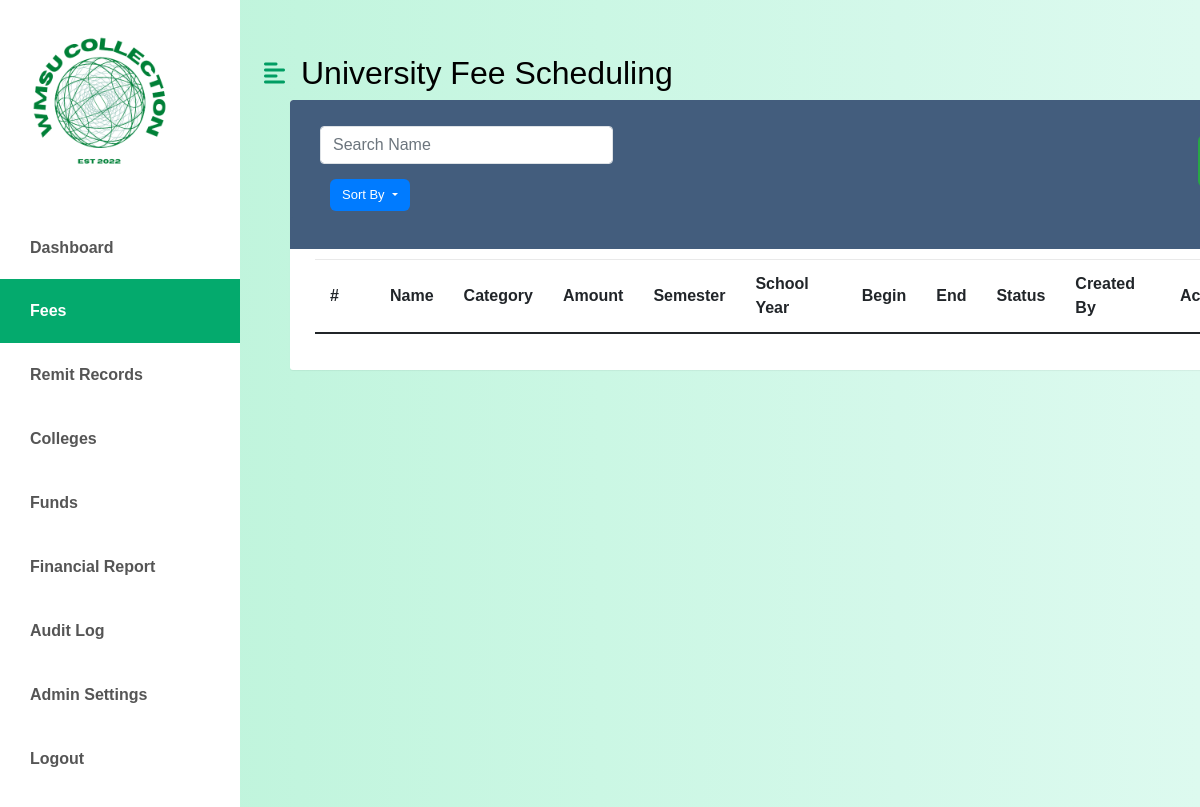
Before: /university/universitysched.php (signed in) with the older database file.
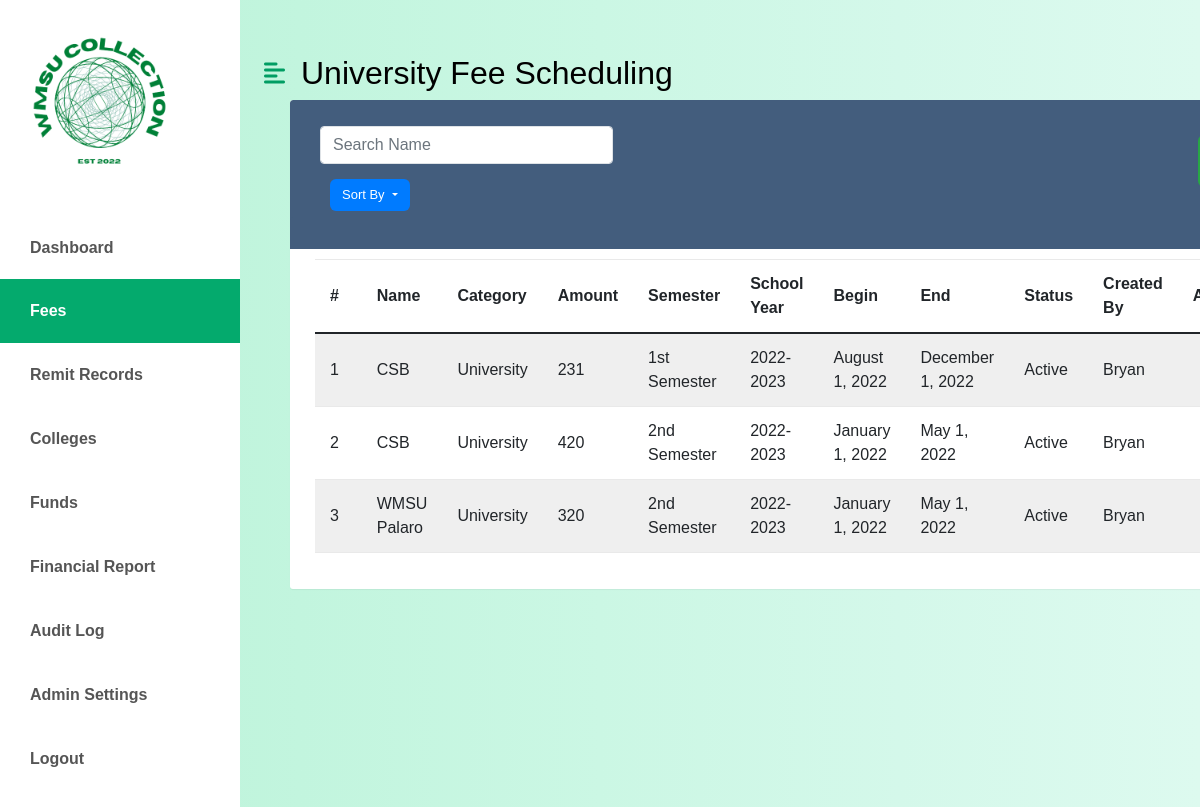
After: the same page with the newer database file.
### tables this page shows
CREATE TABLE `university_fee_schedule` (
  `id` int(11) NOT NULL,
  `university_fee_id` int(11) NOT NULL,
  `academic_year_id` int(11) NOT NULL,
  `semester_id` int(11) NOT NULL,
  `university_start_date` date NOT NULL,
  `university_end_date` date NOT NULL,
  `university_amount` int(11) NOT NULL,
  `is_active` tinyint(1) NOT NULL DEFAULT 1,
  `created_at` timestamp NOT NULL DEFAULT current_timestamp(),
  `updated_at` timestamp NOT NULL DEFAULT current_timestamp() ON UPDATE current_timestamp(),
  `created_by` varchar(50) DEFAULT NULL
);

CREATE TABLE `university_fee` (
  `id` int(11) NOT NULL,
  `university_fee_type` varchar(12) NOT NULL DEFAULT 'University',
  `university_name` varchar(50) NOT NULL,
  `created_by` varchar(50) NOT NULL,
  `created_at` timestamp NOT NULL DEFAULT current_timestamp(),
  `updated_at` timestamp NOT NULL DEFAULT current_timestamp() ON UPDATE current_timestamp()
);

CREATE TABLE `semesters` (
  `id` int(11) NOT NULL,
  `semester_name` varchar(20) NOT NULL,
  `semester_duration` int(11) NOT NULL,
  `is_active` tinyint(1) NOT NULL DEFAULT 1,
  `created_at` timestamp NOT NULL DEFAULT current_timestamp(),
  `updated_at` timestamp NOT NULL DEFAULT current_timestamp() ON UPDATE current_timestamp()
);

CREATE TABLE `academic_year` (
  `id` int(11) NOT NULL,
  `academic_name` varchar(50) NOT NULL,
  `academic_start_date` date NOT NULL,
  `academic_end_date` date NOT NULL,
  `is_active` tinyint(1) NOT NULL DEFAULT 1,
  `created_at` timestamp NOT NULL DEFAULT current_timestamp(),
  `updated_at` timestamp NOT NULL DEFAULT current_timestamp() ON UPDATE current_timestamp()
);

### classes/universityfeeSched.class.php (called while the page is built, shortened)
<?php
require_once 'database.class.php';
class UniversityFeeSched {
    protected $db;
    function __construct() {
        $this->db = new Database();
    }
    function showAllDetails() {
        $sql = "SELECT ufs.id, ufs.university_start_date, ufs.university_amount, ufs.university_end_date, ufs.created_by, ufs.is_active, uf.university_name, uf.university_fee_type, s.semester_name, sy.academic_name                FROM university_fee_schedule ufs
                JOIN university_fee uf ON ufs.university_fee_id = uf.id
                JOIN semesters s ON ufs.semester_id = s.id
                JOIN academic_year sy ON ufs.academic_year_id = sy.id";
        $stmt = $this->db->connect()->prepare($sql);
        $stmt->execute();
        return $stmt->fetchAll(PDO::FETCH_ASSOC);
    }
}
?>

### classes/database.class.php (called while the page is built)
<?php
class Database {
    private $host = 'localhost';
    private $username = 'root';
    private $password = '';
    private $database = 'wmsu';
    protected $connection;
    public function connect() {
        try {
            $dsn = "mysql:host=$this->host;dbname=$this->database;charset=utf8mb4";
            $options = [
                PDO::ATTR_ERRMODE => PDO::ERRMODE_EXCEPTION,
                PDO::ATTR_DEFAULT_FETCH_MODE => PDO::FETCH_ASSOC,
                PDO::ATTR_EMULATE_PREPARES => false,
            ];
            $this->connection = new PDO($dsn, $this->username, $this->password, $options);
        } catch (PDOException $e) {
            echo "Connection error: " . $e->getMessage();
            die();
        }
        return $this->connection;
    }
}
?>

### university/universitysched.php (the view, shortened to what this page needs)
<?php
	require_once '../classes/database.class.php';
	require_once '../classes/universityfeeSched.class.php';
?>
<!doctype html>
<html lang="en" class="no-js">
  <html>
    <head>
    <link href="https://cdn.jsdelivr.net/npm/bootstrap@5.0.0-beta3/dist/css/bootstrap.min.css" rel="stylesheet" />
    <link rel="stylesheet" href="https://cdnjs.cloudflare.com/ajax/libs/font-awesome/5.15.3/css/all.min.css" />
	<link rel="stylesheet" href="https://stackpath.bootstrapcdn.com/bootstrap/4.5.0/css/bootstrap.min.css">
	<link rel="stylesheet" href="https://maxcdn.bootstrapcdn.com/font-awesome/4.7.0/css/font-awesome.min.css">
    <link rel="stylesheet" href="../css/fees.css" />
    </head>
      <body>
      <div class="d-flex" id="wrapper">
        <div class="bg-white" id="sidebar-wrapper">
            <img src="../images/logo.jpg" width ="200" alt="CCS COLLECTION FEE">
			<div class="list-group list-group-flush my-3">
                <a href="../admin/dashboard-main.php" class="list-group-item list-group-item-action bg-hover first-text fw-bold">Dashboard</a>
                <a href="../fees/fees.php" class="list-group-item list-group-item-action bg-hover first-text fw-bold active">Fees</a>
                <a href="../remit-records/remit-records.php" class="list-group-item list-group-item-action bg-hover first-text fw-bold">Remit Records</a>
                <a href="../college/college.php" class="list-group-item list-group-item-action bg-hover first-text fw-bold">Colleges</a>
                <a href="../funds/funds-sub.php" class="list-group-item list-group-item-action bg-hover first-text fw-bold">Funds</a>
                <a href="../financial-report/financial-report.php" class="list-group-item list-group-item-action bg-hover first-text fw-bold">Financial Report</a>
                <a href="../audit-log/audit-log.php" class="list-group-item list-group-item-action bg-hover first-text fw-bold">Audit Log</a>
                <a href="../admin-settings/admin-settings.php" class="list-group-item list-group-item-action bg-hover first-text fw-bold">Admin Settings</a>
                <a href="../public/logout.php" class="list-group-item list-group-item-action bg-hover fw-bold">Logout</a>
            </div>
        </div>
		<div class="table-responsive">
	<div id="page-content-wrapper">
    <nav class="navbar navbar-expand-lg navbar-light bg-active py-4 px-4">
        <div class="d-flex align-items-center">
            <i class="fas fa-align-left primary-text fs-4 me-3" id="menu-toggle"></i>
            <h2 class="fs-2 m-0">University Fee Scheduling</h2>
        </div>
    </nav>
		<div class="table-wrapper">
		<div class="table-title">
				<div class="row">
					<div class="col-sm-4 pr-auto">
					<input class="form-control border" type="search" name= "search" id="search-input" placeholder="Search Name">
					<button class="btn btn-primary dropdown-toggle" id ="sort-by" type="button" data-toggle="dropdown" aria-haspopup="true" aria-expanded="false">Sort By </button>
					</div>
          <div class="col-sm-8 p-auto mr-auto">
					</div>
				</div>
			</div>
			<div class="table-title">
			</div>
			<table class="table table-striped table-hover">
				<thead>
					<tr>
						<th>#</th>
						<th>Name</th>
						<th>Category</th>
						<th>Amount</th>
                        <th>Semester</th>
                        <th>School Year</th>
                        <th>Begin</th>
                        <th>End</th>
                        <th>Status</th>
                        <th>Created By</th>
						<th>Action</th>
					</tr>
				</thead>
				<tbody>
                    <?php
                    $FeeSched = new UniversityFeeSched();
                    $FeeSchedData = $FeeSched->showAllDetails();
    $i = 1;
    foreach($FeeSchedData as $FeeSched) {
?>
            <tr>
                <td><?php echo $i; ?></td>
                <td><?php echo $FeeSched['university_name']; ?></td>
				<td><?php echo $FeeSched['university_fee_type']; ?></td>
                <td><?php echo $FeeSched['university_amount']; ?></td>
                <td><?php echo $FeeSched['semester_name']; ?></td>
                <td><?php echo $FeeSched['academic_name']; ?></td>
                <td><?php echo date('F j, Y', strtotime($FeeSched['university_start_date'])); ?></td>
                <td><?php echo date('F j, Y', strtotime($FeeSched['university_end_date'])); ?></td>
                <td><?php echo ($FeeSched['is_active'] == 1) ? "Active" : "Not Active"; ?></td>
                <td><?php echo $FeeSched['created_by']; ?></td>
                <td>
                <a href="universityfees.php?id=<?php echo $FeeSched['id']; ?>" class="edit"><i class="material-icons" title="Edit">&#xE254;</i></a>
                </td>
            </tr>
<?php
            $i++;
        }
?>
</body>
</html>

### css/fees.css (style rules this page uses)
:root { --main-bg-color: #009d63; --main-text-color: #009d63; --second-text-color: #bbbec5; --second-bg-color: #c1efde; }
.primary-text { color: var(--main-text-color); }
#wrapper { overflow-x: hidden; background-image: linear-gradient( to right, #baf3d7, #c2f5de, #cbf7e4, #d4f8ea, #ddfaef ); }
#sidebar-wrapper { min-height: 100vh; margin-left: -15rem; -webkit-transition: margin 0.25s ease-out; -moz-transition: margin 0.25s ease-out; -o-transition: margin 0.25s ease-out; transition: margin 0.25s ease-out; }
#sidebar-wrapper .list-group { width: 15rem; }
#page-content-wrapper { min-width: 100vw; padding-right: 20px; }
#menu-toggle { cursor: pointer; }
.list-group-item { border: none; background-color: #FFF; color: #555; padding: 20px 30px; }
.list-group-item.active { background-color: #04AA6D; color: white; }
@media (min-width: 768px) { #sidebar-wrapper { margin-left: 0; } }
@media (min-width: 768px) { #page-content-wrapper { min-width: 0; width: 100%; } }
body { color: #566787; background: #f5f5f5; font-family: 'Poppins', sans-serif; height: 100%; font-size: 1rem; }
.fs-2 { font-size:calc(1.325rem + 9.vw)!important; }
.h1, .h3, .h4, .h5, .h6, h1, h2, h3, h4, h5, h6 { margin-top: 0; margin-bottom: 0.5rem; font-weight: 500; line-height: 1.2; color:#000; }
.table-responsive { margin: 30px 0; }
.table-wrapper { background: #fff; padding: 20px 25px; margin-left: 50px; border-radius: 3px; min-width: 1000px; box-shadow: 0 1px 1px rgb(0 0 0 / 5%); overflow: hidden; }
.table-title { padding-bottom: 15px; background: #435d7d; color: #fff; padding: 16px 30px; min-width: 100%; margin: -20px -25px 10px; border-radius: 3px 3px 0 0; }
.table-title .btn { color: #fff; float: right; font-size: 13px; border: none; min-width: 50px; border-radius: 2px; border: none; outline: none !important; margin-left: 10px; }
table.table tr th, table.table tr td { border-color: #e9e9e9; padding: 12px 15px; vertical-align: middle; }
table.table tr th:first-child { width: 60px; }
table.table tr th:last-child { width: 100px; }
table.table-striped tbody tr:nth-of-type(odd) { background-color: #fcfcfc; }
table.table td:last-child i { opacity: 0.9; font-size: 22px; margin: 0 5px; }
table.table td a { font-weight: bold; color: #566787; display: inline-block; text-decoration: none; outline: none !important; }
table.table td a.edit { color: #FFC107; }
table.table td i { font-size: 19px; }
.pb-4 , .px-4 { padding-bottom: 0.5rem!important; }
.fs-2 { font-size: calc(1.325rem + 9.vw)!important; font-weight: 400; }
#sort-by { margin-top: 15px; border-radius: 6px; float: left; }
#search-input { margin-top: 10px; }
.btn:not(:disabled):not(.disabled) { cursor: pointer; margin-top: 27px; }

Changed rows visible on the page:
added university_fee_schedule: university_fee.university_name "CSB", university_fee.university_fee_type "University", university_amount "231", semester.semester_name "1st Semester", academic_year.academic_name "2022-2023", university_start_date "August 1, 2022", university_end_date "December 1, 2022", is_active "Active", created_by "Bryan"
added university_fee_schedule: university_fee.university_name "CSB", university_fee.university_fee_type "University", university_amount "420", semester.semester_name "2nd Semester", academic_year.academic_name "2022-2023", university_start_date "January 1, 2022", university_end_date "May 1, 2022", is_active "Active", created_by "Bryan"
added university_fee_schedule: university_fee.university_name "WMSU Palaro", university_fee.university_fee_type "University", university_amount "320", semester.semester_name "2nd Semester", academic_year.academic_name "2022-2023", university_start_date "January 1, 2022", university_end_date "May 1, 2022", is_active "Active", created_by "Bryan"
